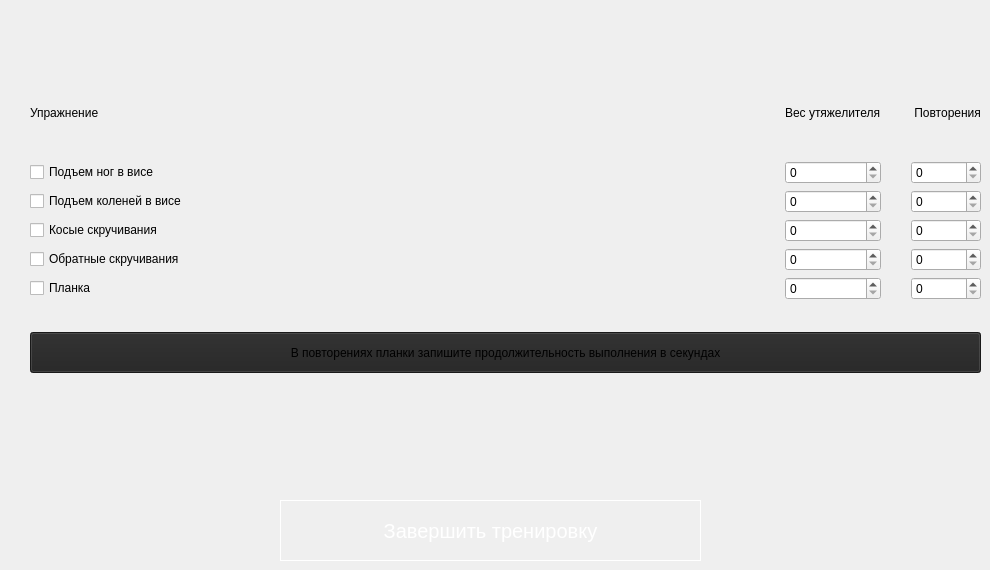
                <widget class="QWidget" name="tab_6">
                 <attribute name="title">
                  <string>День 6</string>
                 </attribute>
                 <widget class="QWidget" name="gridLayoutWidget_6">
                  <property name="geometry">
                   <rect>
                    <x>30</x>
                    <y>70</y>
                    <width>951</width>
                    <height>230</height>
                   </rect>
                  </property>
                  <layout class="QGridLayout" name="gridLayout_6" rowstretch="0,0,0,0,0,0" columnstretch="3,0,0">
                   <property name="horizontalSpacing">
                    <number>30</number>
                   </property>
                   <item row="1" column="1">
                    <widget class="QSpinBox" name="spinBox_extraWeight_1_6"/>
                   </item>
                   <item row="3" column="0">
                    <widget class="QCheckBox" name="checkBox_exersize_3_6">
                     <property name="text">
                      <string>Косые скручивания</string>
                     </property>
                    </widget>
                   </item>
                   <item row="3" column="1">
                    <widget class="QSpinBox" name="spinBox_extraWeight_3_6"/>
                   </item>
                   <item row="5" column="1">
                    <widget class="QSpinBox" name="spinBox_extraWeight_5_6"/>
                   </item>
                   <item row="0" column="0">
                    <widget class="QLabel" name="label_exersize_6">
                     <property name="text">
                      <string>Упражнение</string>
                     </property>
                    </widget>
                   </item>
                   <item row="5" column="0">
                    <widget class="QCheckBox" name="checkBox_exersize_5_6">
                     <property name="text">
                      <string>Планка</string>
                     </property>
                     <property name="checked">
                      <bool>false</bool>
                     </property>
                    </widget>
                   </item>
                   <item row="1" column="0">
                    <widget class="QCheckBox" name="checkBox_exersize_1_6">
                     <property name="text">
                      <string>Подъем ног в висе</string>
                     </property>
                     <property name="checked">
                      <bool>false</bool>
                     </property>
                    </widget>
                   </item>
                   <item row="0" column="2">
                    <widget class="QLabel" name="label_reps_6">
                     <property name="text">
                      <string> Повторения</string>
                     </property>
                    </widget>
                   </item>
                   <item row="1" column="2">
                    <widget class="QSpinBox" name="spinBox_reps_1_6"/>
                   </item>
                   <item row="3" column="2">
                    <widget class="QSpinBox" name="spinBox_reps_3_6"/>
                   </item>
                   <item row="2" column="2">
                    <widget class="QSpinBox" name="spinBox_reps_2_6"/>
                   </item>
                   <item row="4" column="0">
                    <widget class="QCheckBox" name="checkBox_exersize_4_6">
                     <property name="text">
                      <string>Обратные скручивания</string>
                     </property>
                    </widget>
                   </item>
                   <item row="4" column="2">
                    <widget class="QSpinBox" name="spinBox_reps_4_6"/>
                   </item>
                   <item row="2" column="0">
                    <widget class="QCheckBox" name="checkBox_exersize_2_6">
                     <property name="text">
                      <string>Подъем коленей в висе</string>
                     </property>
                    </widget>
                   </item>
                   <item row="2" column="1">
                    <widget class="QSpinBox" name="spinBox_extraWeight_2_6"/>
                   </item>
                   <item row="0" column="1">
                    <widget class="QLabel" name="label_extraWeigh_6">
                     <property name="text">
                      <string>Вес утяжелителя</string>
                     </property>
                    </widget>
                   </item>
                   <item row="4" column="1">
                    <widget class="QSpinBox" name="spinBox_extraWeight_4_6"/>
                   </item>
                   <item row="5" column="2">
                    <widget class="QSpinBox" name="spinBox_reps_5_6">
                     <property name="maximum">
                      <number>3600</number>
                     </property>
                    </widget>
                   </item>
                  </layout>
                 </widget>
                 <widget class="QPushButton" name="pushButton_complete_6">
                  <property name="geometry">
                   <rect>
                    <x>280</x>
                    <y>500</y>
                    <width>421</width>
                    <height>61</height>
                   </rect>
                  </property>
                  <property name="styleSheet">
                   <string notr="true">QPushButton {
border:1px solid #fff;
font-size:20px;
color:#fff;
}
QPushButton:hover {
	background-color: rgb(85, 170, 255);
}</string>
                  </property>
                  <property name="text">
                   <string>Завершить тренировку</string>
                  </property>
                 </widget>
                 <widget class="QPushButton" name="pushButton_training_advice_1">
                  <property name="geometry">
                   <rect>
                    <x>30</x>
                    <y>332</y>
                    <width>951</width>
                    <height>41</height>
                   </rect>
                  </property>
                  <property name="styleSheet">
                   <string notr="true">background-color: rgb(35, 35, 35);</string>
                  </property>
                  <property name="text">
                   <string>В повторениях планки запишите продолжительность выполнения в секундах</string>
                  </property>
                  <property name="icon">
                   <iconset>
                    <normaloff>img/icons/info-_1_.ico</normaloff>img/icons/info-_1_.ico</iconset>
                  </property>
                 </widget>
                </widget>
